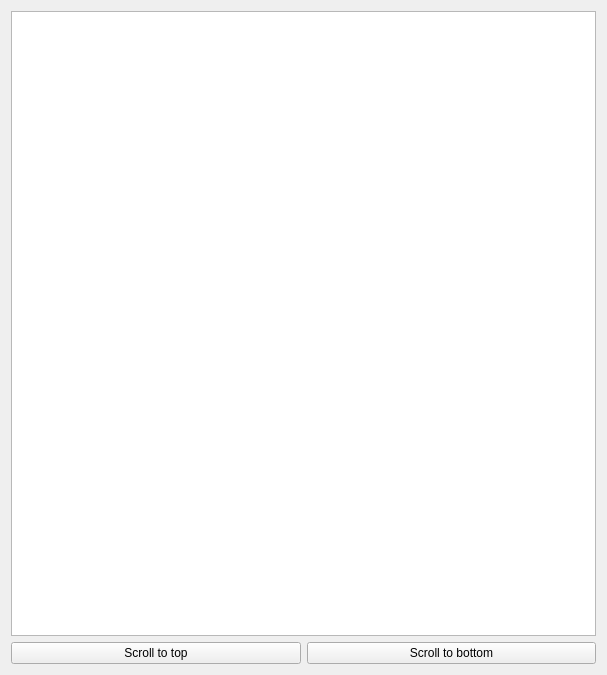
<?xml version="1.0" encoding="UTF-8"?>
<ui version="4.0">
 <class>MessageStream</class>
 <widget class="QWidget" name="MessageStream">
  <property name="geometry">
   <rect>
    <x>0</x>
    <y>0</y>
    <width>607</width>
    <height>675</height>
   </rect>
  </property>
  <property name="sizePolicy">
   <sizepolicy hsizetype="Expanding" vsizetype="Expanding">
    <horstretch>0</horstretch>
    <verstretch>0</verstretch>
   </sizepolicy>
  </property>
  <property name="windowTitle">
   <string>Form</string>
  </property>
  <layout class="QVBoxLayout" name="verticalLayout">
   <item>
    <widget class="QTableView" name="msgStreamTV"/>
   </item>
   <item>
    <layout class="QHBoxLayout" name="horizontalLayout">
     <item>
      <widget class="QPushButton" name="scrollTopBtn">
       <property name="text">
        <string>Scroll to top</string>
       </property>
      </widget>
     </item>
     <item>
      <widget class="QPushButton" name="scrollBotBtn">
       <property name="text">
        <string>Scroll to bottom</string>
       </property>
      </widget>
     </item>
    </layout>
   </item>
  </layout>
 </widget>
 <resources/>
 <connections/>
</ui>
